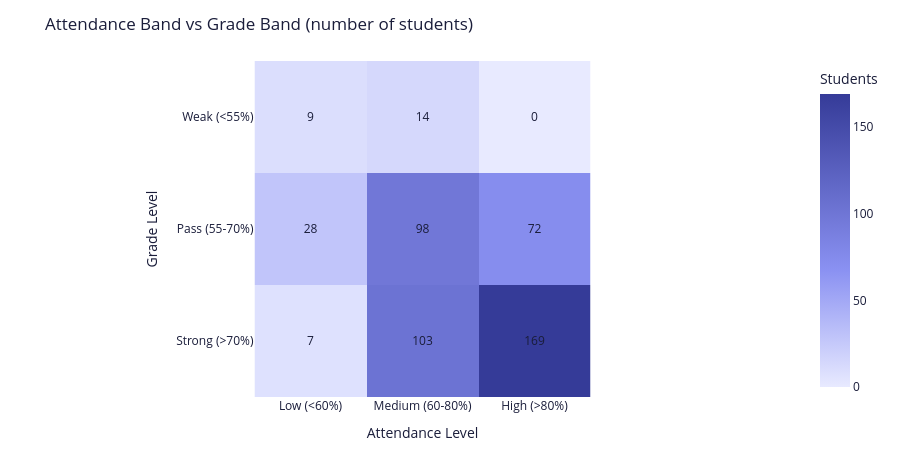

Notebook source saved alongside this figure:
### Code cell
student_summary['att_bin']   = pd.cut(student_summary['attendance_rate'],
    bins=[-1, 60, 80, 105], labels=['Low (<60%)', 'Medium (60-80%)', 'High (>80%)'])
student_summary['grade_bin'] = pd.cut(student_summary['avg_grade'],
    bins=[-1, 55, 70, 105], labels=['Weak (<55%)', 'Pass (55-70%)', 'Strong (>70%)'])

hm = (student_summary.groupby(['grade_bin', 'att_bin'], observed=True)
      .size().reset_index(name='count'))
hm_pivot = hm.pivot(index='grade_bin', columns='att_bin', values='count').fillna(0)
hm_pivot = hm_pivot.reindex(
    index=['Weak (<55%)', 'Pass (55-70%)', 'Strong (>70%)'],
    columns=['Low (<60%)', 'Medium (60-80%)', 'High (>80%)']
)

fig = px.imshow(
    hm_pivot,
    text_auto=True,
    color_continuous_scale=[[0, '#e8eaff'], [0.4, ACCENT], [1, DARK]],
    zmin=0,
    title='Attendance Band vs Grade Band (number of students)',
    labels=dict(x='Attendance Level', y='Grade Level', color='Students'),
)
fig.update_traces(textfont_color='#1a1d3a')
fig.update_layout(**CHART)
fig.show()

"""
INSIGHT: High attendance + Strong grades = 122 students (biggest cell).
But 67 students with High attendance still score Pass or below.
Action: These 67 students attend but don't perform — they need learning support,
not attendance nudges.
"""
"""
INSIGHT: The heatmap reveals the weak correlation (r = 0.215) clearly. 
Notice the 'High (>75%)' attendance column: students are scattered across all grade 
levels, not just 'Excellent'. Simply showing up does not guarantee passing.
Action: Investigate the students in the (High Attendance + Fail) square to see 
what learning barriers they face despite attending sessions.
"""

### Figure 1 — Plotly figure (JSON) as saved in the notebook; plotly's stock layout.template omitted (floating-point values rounded to 4 significant figures)
{"data": [{"coloraxis": "coloraxis", "hovertemplate": "Attendance Level: %{x}<br>Grade Level: %{y}<br>Students: %{z}<extra></extra>", "name": "0", "textfont": {"color": "#1a1d3a"}, "texttemplate": "%{z}", "type": "heatmap", "x": ["Low (<60%)", "Medium (60-80%)", "High (>80%)"], "xaxis": "x", "y": ["Weak (<55%)", "Pass (55-70%)", "Strong (>70%)"], "yaxis": "y", "z": [[9.0, 14.0, 0.0], [28.0, 98.0, 72.0], [7.0, 103.0, 169.0]]}], "layout": {"coloraxis": {"cmax": 169.0, "cmin": 0, "colorbar": {"title": {"text": "Students"}}, "colorscale": [[0, "#e8eaff"], [0.4, "#8a91f2"], [1, "#353b98"]]}, "font": {"color": "#1a1d3a"}, "height": 450, "margin": {"b": 50, "l": 50, "r": 30, "t": 60}, "paper_bgcolor": "#ffffff", "plot_bgcolor": "#ffffff", "title": {"text": "Attendance Band vs Grade Band (number of students)"}, "xaxis": {"anchor": "y", "constrain": "domain", "domain": [0.0, 1.0], "scaleanchor": "y", "title": {"text": "Attendance Level"}}, "yaxis": {"anchor": "x", "autorange": "reversed", "constrain": "domain", "domain": [0.0, 1.0], "title": {"text": "Grade Level"}}}}
